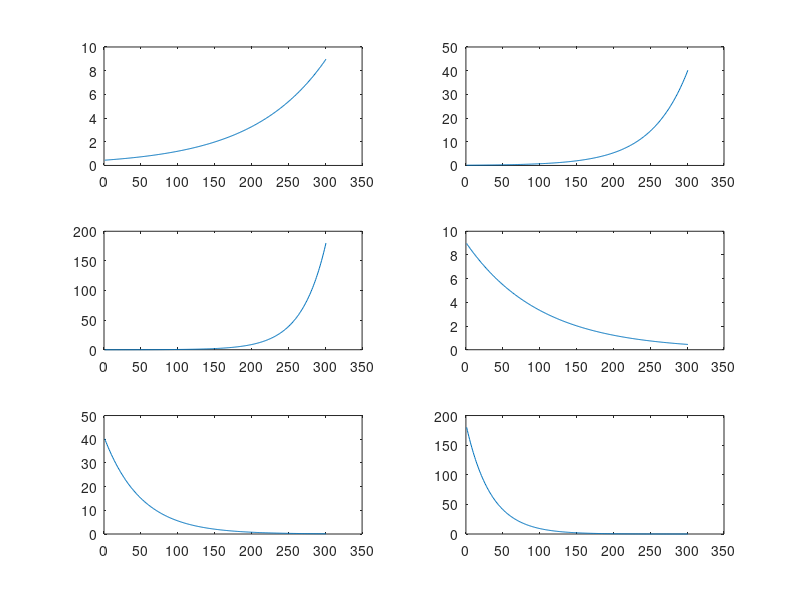

Reproduce this figure in MATLAB.
clear all
close all 
clc


t = -3:0.02:3;
a = 0.5;
x = 2 * exp(a * t);
subplot(321);
plot(x);

a = 1;
x = 2 * exp(a * t);
subplot(322);
plot(x);

a = 1.5;
x = 2 * exp(a * t);
subplot(323);
plot(x);

a = -0.5;
x = 2 * exp(a * t);
subplot(324);
plot(x);

a = -1;
x = 2 * exp(a * t);
subplot(325);
plot(x);

a = -1.5;
x = 2 * exp(a * t);
subplot(326);
plot(x);



